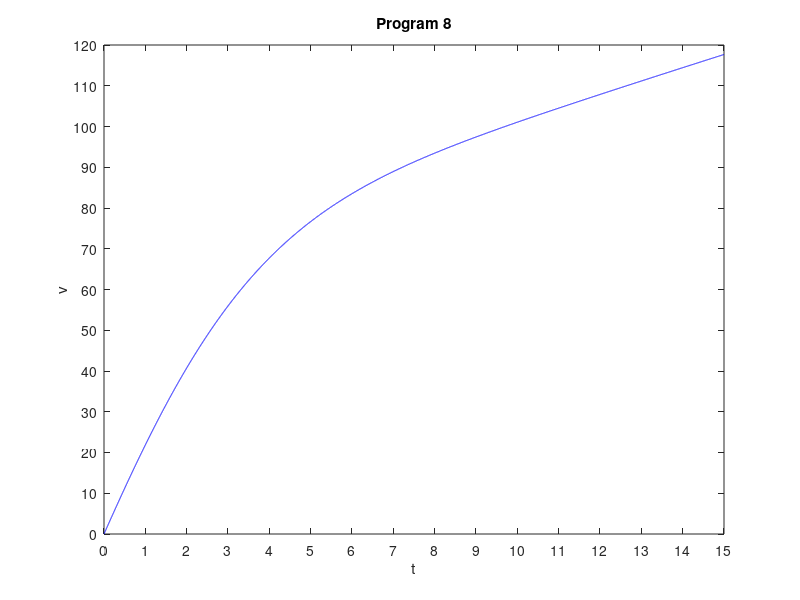

Reproduce this figure in MATLAB.
format compact
clear, clc
t = 0 : .001 : 15;
c = .0016;
v0=0;
f = @(t,v) ((3*t^2+6*t+150)/sqrt(t^2+4*t+20) - c*v^2); options = odeset('RelTol',1e-7,'AbsTol',1e-7);
[t, v] = ode45(f, t, v0, options);
v = v*60/88;
plot(t,v,'b');
axis([0 15 0 120]);
set(gca,'xtick',0:15);
set(gca,'ytick',0:10:120);
xlabel('t');
ylabel('v');
title('Program 8');